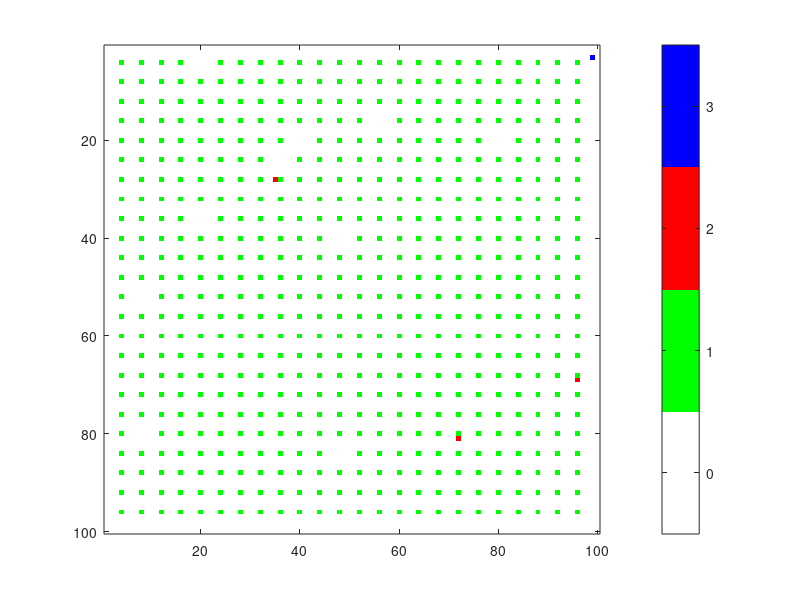

MATLAB code for this plot: (Note: this script raises an error after producing the figure.)
%Model PT fire 
%CASCADE project
%Asynchronous CA
%Vasques et al. 2014 (model development)
% ------------------------------------------------------------------------

close all
clear all

%Parameter values
%-------------------------------------------------------------------------
%PER SPECIES

%%% PINE
AgeMP=10;                 % Age of maturity pine %start at 6 and regularly 10-15 % in Cronk and Fuller, 1995 [year] 
SeedFP=945;               % Seed production per pine mature tree number of seeds per
                          % cone (63)* cone per tree (15) Vega et al 2008
LSP= 100;                 % Life span of pine % in "practices centro pinus" [year]
canopyBank=0.5;           % Percent of the seeds that are stored in the canopy and released with fire

%%% SEEDER
AgeMS=1;                  % Age of maturity seeder % field obs Calluna% [year]
                          % Cistus 3 years ref
SeedFS=1000;              % Seed production per plant/occupied cell approx value
                          % check in lit
LSS=30;                   % Life span calluna % in woodland education centre [year]

%%% OAK
AgeMO=50;                 % Age of maturity seeder % Kew % [year]
                          % !!! Pausas 1999 has maturity = 15!!!
                 
SeedFQ=10;                % Seed production oak per occupied cell - value that is not fundamented by literature assumes that the tree is dominated and small if under cover of pinus
                          % 120 acorns per tree refered in Martin?k et al. 2014% [n/m2/year] 
BirdSeedN=50;             % Annual seed input by birds - based on average values Q. suber Pons and Pausas 2007 - this value depends on surrounding populations
LSO= 1000;                % Life span quercus robur % in forestar

%GENERAL
minG= [0 0 0.3];          % minumum germination first pine second seeder third oak
maxG= [0.1 0.9 0.9];      % maximum germination first pine second seeder third oak
SeedLoss= [0.50 0.05 1];  % rate seed loss first pine second seeder third oak

lrate=0.42;               % rate of litter deposition [cm/year] Fernandes et al 2004
ProbG=[0 0 0];            % probability of germination first pine second seeder third oak
amp=[0 0.3 0];            % amplitude of curve interaction with litter

SBP1=0;                   % !SBP1 and SBP2 are only ways of initializing the seed bank every year
SBP2=0;
SBPC=0;                   % Inicialization seed bank pine canopy
SB= [0 0 0];              % seed bank first pine second seeder third oak
ProbS= [0 0 0];           % to calculate probability based on seed prod
est= [7 400];             % max number of seedlings per cell CCD field

mort=1./[LSP,LSS,LSO];    % MORTALITY of pine, seeder, oak = 1/lifespan




AR= [0,0,0,1];            % ability to resprout: first element is fake (bare soil); pine=0, seeder=0, oak=1;

% Control constants
StartTime= 0;             % [year]
EndTime= 30;              % [year]
PlotStep = 1;             % [year]
StoreStep = 1;            % [year]

% NOTE: put dt smaller than one year in a way that the probabilities are <1 but not too small otherwise the model runs slowly
dt= 1;                    % [year]
m= 100;                   % for size of lattice [meter]

% Control Variables
NrStore = 0;
PlotTime = PlotStep;
StoreTime = StoreStep;
Time = StartTime;

D= 0;                     % initialization only
Pine=0;                   % will count the number of cells with pine
Seeder=0;                 % will count the number of cells with pine
Oak=0;                    % will count the number of cells with pine

%%%Initialization of the matrices 
%TC - Type of Cover: 1- pine; 2- seeder; 3- oak; Age- plant age; SB- Seed Bank); Lit- Litter
% -------------------------------------------------------------------------
TC= zeros(m,m);           % Creates a matrix of size m*m filled with zeros       
Age= zeros(m,m);          % Creates a matrix of size m*m filled with zeros    
Lit= zeros(m,m);          % Creates a matrix of size m*m filled with zeros
z= 8;                     % Number of neighbours

% Fills the matrix TC with planted pines
%--------------------------------------------------------------------------
TC(4:4:m-4,4:4:m-4)= 1; % plants 1 pine every 4 meters - dense prodution stand excluding the borders

% Puts seeds in the matrix
%--------------------------------------------------------------------------
SB=[100 1000 0+randi(BirdSeedN,1)];

if SB(3)>0
    coordseed=randi(m,SB(3),2);
end


% Creates colormap
figure
white=[1 1 1];
green=[0 1 0];
red=[1 0 0];
blue=[0 0 1];
VegetationColormap=[white; green; red; blue];
% Plot image
h=subplot(1,1,1);
imagesc(TC)
set(h,'Clim',[-0.5 3.5]);
colormap(VegetationColormap);

colorbar

% colorbar; set(gco,'Clim',[1 4]);


%%%%%%%%%%%%%%%%%%%%%DYNAMIC%%%%%%%%%%%%%%%%%%%%%%%%%%%%%%%%%%%%%%%%%
%--------------------------------------------------------------------------
while Time < EndTime
    for k=1:round(1/dt)
        % Creates litter in the neighborhod of pine (8 neighbors)+ the pine
        % site itself
        [x,y]=find(TC(2:end-1,2:end-1)==1);
        x=x+1;y=y+1;
        for i=1:length(x)
            Lit(x(i)-1:x(i)+1,y(i)-1:y(i)+1)=Lit(x(i)-1:x(i)+1,y(i)-1:y(i)+1)+lrate*dt;
        end
        % Colonization of an empty cell & mortality for vegetated cells
        %------------------------------------------------------------------
        % At each time step tests who is going to colonize an empty cell in the lattice based on the
        % existent seed bank
        
        for i = 1 : m
            for j=1:m
                test=rand;
                if TC(i,j)==0 % colonization/germination
                    % LITTER DEPENDENCE:
                    ProbG(1)=(maxG(1)+minG(1))/2;%(maxG(1)+minG(1))/2+(maxG(1)-minG(1))/2*tanh((Lit(i,j)-2)/amp(1)); % PINE
                    ProbG(2)=(maxG(2)+minG(2))/2+(maxG(2)-minG(2))/2*tanh((2-Lit(i,j))/amp(2)); % SEEDER ampS=0.3 max=.9 min=0.
                    ProbG(3)=maxG(3)-(maxG(3)-minG(3))*exp(-Lit(i,j)); % QUERCUS
                    
                    ProbG=ProbG*dt; %this is the trick to get probability small
                    
                   
                    
                    
                    
                    %%% Term for the relation between available seeds and
                    %%% Prob S.                      
                    ProbS(1:2)=1-(1-1./est(1:2)).^(SB(1:2)/m/m); % FOR PINE AND SEEDERS, SEEDS ARE EQUALLY PSREAD THROUGHOUT THE CELLS
                    ProbS(3)=0;
                    for ii=1:length(coordseed)
                        ProbS(3)=ProbS(3)+(coordseed(ii,1)==i&coordseed(ii,2)==j);
                    end
                    ProbS(3)=ProbS(3)>1;
                    
                    ProbG=ProbG.*ProbS;
                    %this step has the reference  of Alains' MSc thesis ->
                    %CAN BE IMPROVED
                    if sum(ProbG)*dt>1
                        'sum of probability higher than 1! Please decrease dt'
                        break
                    elseif test<ProbG(1)
                        TC(i,j)=1;
                        Age(i,j)=dt;
                        
                    elseif test<ProbG(1)+ProbG(2)
                        TC(i,j)=2;
                        Age(i,j)=dt;
                        
                    elseif test<ProbG(1)+ProbG(2)+ProbG(3)
                        TC(i,j)=3;
                        Age(i,j)=dt;
                    end
                else
                    Age(i,j)=Age(i,j)+dt;
                    if test< mort(TC(i,j))*dt
                        TC(i,j)=0;
                        Age(i,j)=0;
                    end
                end
            end
        end
      Time= Time+dt  
    end
    
    % SEED BANK CALCULATION ONLY ONCE A YEAR
    SB(1)=SBP1+SBP2+SeedFP*(1-canopyBank)*sum(sum(TC(Age>AgeMP)==1)); % TWO YEARS OF SEED LIFE
    SB(1)=SB(1)-SeedLoss(1)*SB(1);
    SB(2)=SB(2)+SeedFS*(sum(sum(TC==2)))-SeedLoss(2)*SB(2); % LONG SEED LIFE
    SB(3)=SeedFQ*(sum(sum(TC(Age>AgeMO)==3)))+randi(BirdSeedN,1); % NO MEMORY
    SB(3)=SB(3)-SeedLoss(3)*SB(3);
    if SB(3)>0
        coordseed=randi(m,SB(3),2);
    end
    
    SBP2=SBP1; % PINE SEED BANK OF TWO YEARS BEFORE
    SBP1=SB(1);% PINE SEED BANK OF 1 YEAR BEFORE
   
    % accumulation of seeds in the canopy
    SBPC=SeedFP*canopyBank*sum(TC(Age>AgeMP)==1); %canoyBank=% of the seeds that stay in the
    % canopy and accumulate over time
    
    %%% DISTURBANCE
    %%% !!!! CHANGE THIS TO MAKE IT MORE INTUITIVE AND REALISTIC!!!
    D=randi(25,1);
    if D == 1 % if Time/25 is an integer there is a probability of 1/25 of fire every year and this does not depend from previous events
        'fire'
        Lit(:,:)=0;
        for i=1:m
            for j=1:m
                TC(i,j)= TC(i,j)*AR(TC(i,j)+1);  
                Age(i,j)= Age(i,j)*AR(TC(i,j)+1); 
                SB(1)=SBPC;
                SBP1=0;SBP2=0;
            end
        end
    end
    

    
    %%% update abundance of different species in the lattice
    
    Pine=sum(TC==1);
    Seeder=sum(TC==2);
    Oak=sum(TC==3);
    
    imagesc(TC)
    set(h,'Clim',[-0.5 3.5]);
    colormap(VegetationColormap);
    colorbar
 
    drawnow;pause
    %%%%%%%%%%%%%%%% STORING AND VISUALIZATION %%%%%%%%%%%%%%%%%
    StoreTime = StoreTime - Time;
   if StoreTime <= 0
    StorePine(NrStore,:) = [Time Pine]; 
    StoreSeeder(NrStore,:) = [Time Seeder];
    StoreOak(NrStore,:) = [Time Oak]; 
    VectorTime(NrStore,:)= [Time]
    NrStore = NrStore+1;
    StoreTime = StoreStep;
    end %if StoreTime <= 0
  
    % These statements should be activated for dynamic visualization 
    PlotTime = PlotTime-dt;
    if PlotTime <= 0
  
    x = VectorTime;
    y1 = StorePine;
    y2 = StoreSeeder;
    y3= StoreOak;
    figure
    plot(x,y1,x,y2,x,y3)
    legend('Pine','Seeder', 'Resprouter');

    PlotTime = PlotStep;
    end
  
  end

 
    % Creates movie
    % showimagesc(TC);
    % movie(Frame)=getframe;
    % Frame=Frame+1;

                
                
